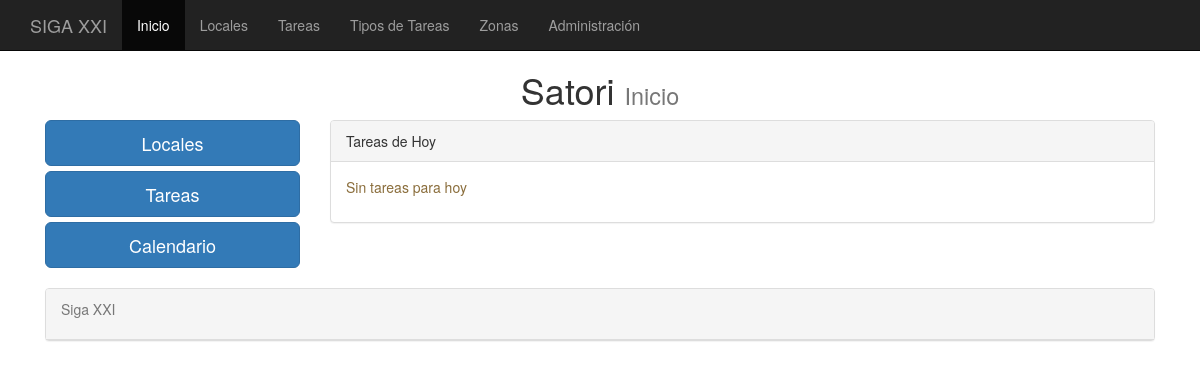
The app's page /, older data.
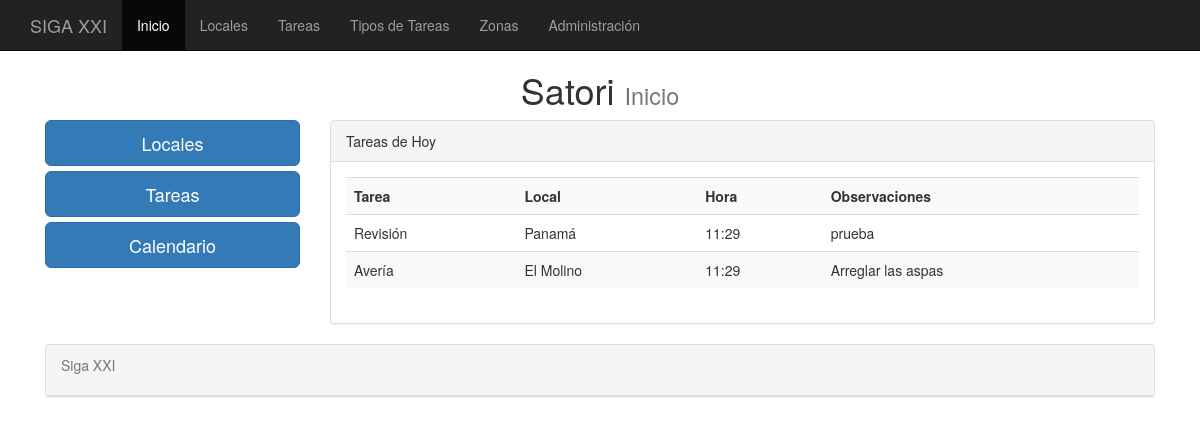
The same page, newer data.
### cafe/models.py (models this page shows, shortened)
class tareas(models.Model):
    tarea = models.ForeignKey(tipos_tareas, default=None, null=True, blank=True)
    local = models.ForeignKey(locales, default=None, null=True, blank=True)
    fecha = models.DateTimeField(default=datetime.now, blank=True)
    completada = models.BooleanField(null=False, blank=True, default=False)
    observaciones = models.TextField(default=None, null=True)
    class Meta:
	    verbose_name_plural = "tareas"

class tipos_tareas(models.Model):
	tipo = models.CharField(max_length=75)
	class Meta:
		verbose_name_plural = "Tipos_tareas"
	def __unicode__(self):
		return self.tipo

class locales(models.Model):
    local = models.CharField(max_length=75)
    telefono = models.CharField(max_length=15)
    movil = models.CharField(max_length=15)
    correo = models.EmailField()
    contacto = models.CharField(max_length=75)
    direccion = models.CharField(max_length=100)
    codigo_postal = models.CharField(max_length=7)
    poblacion = models.CharField(max_length=100)
    zona = models.ForeignKey(zonas, default=None, null=True, blank=True)
    maquina = models.CharField(max_length=100)
    modelo = models.CharField(max_length=100)
    centralita = models.CharField(max_length=100)
    fecha_alta = models.DateTimeField(default=datetime.now, blank=True)
    fecha_ultima = models.DateTimeField(default=datetime.now, blank=True)
    es_siga = models.BooleanField(null=False, blank=True)
    observaciones = models.TextField(default=None, null=True)
    class Meta:
	    verbose_name_plural = "locales"
    def __unicode__(self):
    	return self.local

### cafe/views.py (the view)
# urls.py: url(r'^$', views.index, name='index'),
def index(request):
    initime = datetime.strptime('0000','%H%M').time()
    fintime = datetime.strptime('2359','%H%M').time()
    principio = datetime.combine(datetime.today(), initime)
    fin = datetime.combine(datetime.today(), fintime)
    las_tareas = tareas.objects.filter(fecha__gte = principio, fecha__lte = fin, completada = False).order_by('fecha')
    context = {'las_tareas': las_tareas }
    return render(request, 'cafe/index.html', context)

### templates/cafe/index.html (shortened to what this page needs)
{% extends "base.html" %}
{%   load   staticfiles   %}
{% block titulo %} Inicio {% endblock %}
{% block content %}
<row>
	<div class="col-md-3">
		<a href="/locales" class="btn btn-primary btn-lg btn-block">Locales</a>
		<a href="/tareas" class="btn btn-primary btn-lg btn-block">Tareas</a>
		<a href="/calendario" class="btn btn-primary btn-lg btn-block">Calendario</a>
		<br />
    </div>
    <div class="col-md-9" >
	    <div class="panel panel-default">
 		 	<div class="panel-heading">Tareas de Hoy</div>
         <div class="panel-body">
         	{% if las_tareas %}
					  <div class="table-responsive">
         		<table class="table table-striped">
	                <th>Tarea</th>
					<th>Local</th>
					<th>Hora</th>
					<th>Observaciones</th>
                  {% for tareas in las_tareas %}
                  	<tr>
                  		<td>{{ tareas.tarea }}</td>
						<td>{{ tareas.local }}</td>
						<td>{{ tareas.fecha | date:"H:i" }}</td>
						<td>{{ tareas.observaciones }}</td>
                    </tr>
                  {% endfor %}
            </table>
					</div>
				{% else %}
					<p class="text-warning">Sin tareas para hoy</p>
				{% endif %}
         </div>
         </div>
       </div>
    </div>
{% endblock %}

Row changes from the older to the newer data that the page shows:
added tareas: tarea "Revisión", local "Panamá", fecha "11:29", observaciones "prueba"
added tareas: tarea "Avería", local "El Molino", fecha "11:29", observaciones "Arreglar las aspas"
Text that changed along with them:
text no longer shown: "Sin tareas para hoy"
text now shown: "Tarea Local Hora Observaciones"
